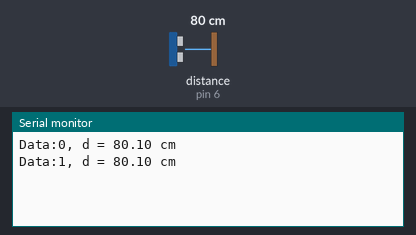
The sketch below on a simulated Arduino Uno, built with avr-gcc and run on an emulated ATmega328P. On the bench: the last lines printed to the serial monitor. Wiring (inferred from the names in the program): ultrasonic range finder: trigger pin 5; echo pin 6. Inputs (shaded band) come from the test bench; at power-on: distance to the obstacle (sensor on pin 6) 80 cm. The echo pulse lasts 58.3 µs per cm.

Above: at 1.8 s.
1.9 s: distance to the obstacle (sensor on pin 6) set to 2 cm
At 2.8 s:
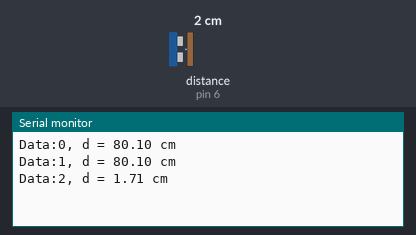
3.4 s: distance to the obstacle (sensor on pin 6) set to 4 cm
At 4.8 s:
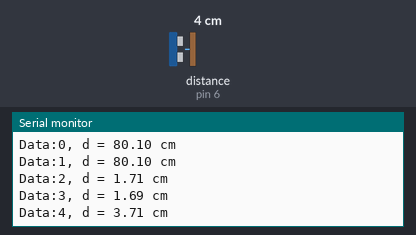
Timing chart, 0 to 6.4 s (numbered marks = the images above; inputs shaded):
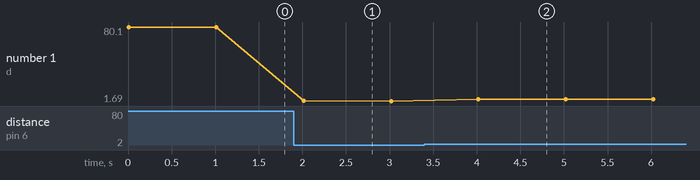

Measured:
- after the input at 1.9 s, the serial monitor: prints a new line after 0.12 s (image 1)
- after the input at 3.4 s, the serial monitor: prints a new line after 0.62 s (image 2)
- plotted number 1: 80.1 → 1.69 after the input at 1.9 s, 1.69 → 3.71 after the input at 3.4 s

The sketch:

ping.ino
```cpp
const int trig = 5;
const int echo = 6;
const int inter_time = 1000;
int time = 0;

void setup() {
  Serial.begin(9600);
  pinMode (trig, OUTPUT);
  pinMode (echo, INPUT);
}

void loop() {
  float duration, distance;
  digitalWrite(trig, HIGH);
  delayMicroseconds(1000);
  digitalWrite(trig, LOW);
  duration = pulseIn (echo, HIGH);
  distance = (duration/2)/29;
  Serial.print("Data:");
  Serial.print (time/1000);
  Serial.print(", d = ");
  Serial.print(distance);
  Serial.println(" cm");
  time = time + inter_time;
  delay(inter_time);
}
```
